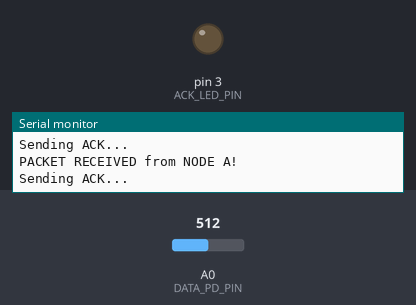
A sketch run on a simulated Arduino Uno, built with avr-gcc and run on an emulated ATmega328P. On the bench: output pins drawn as LEDs (lit = HIGH), the last lines printed to the serial monitor. Inputs (shaded band) come from the test bench; at power-on: A0 (DATA_PD_PIN) = 512.

Above: at 2.3 s.
2.4 s: A0 (DATA_PD_PIN) set to 667
At 2.99 s:
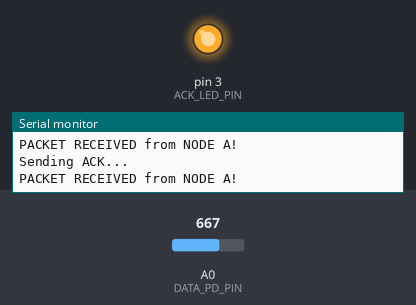
5.9 s: A0 (DATA_PD_PIN) set to 690
At 7.0 s:
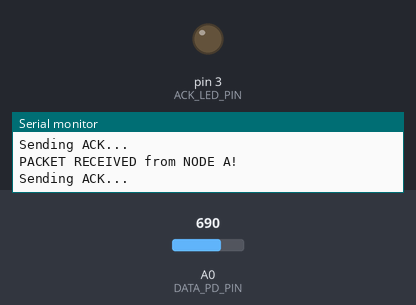
Timing chart, 0 to 8.9 s (numbered marks = the images above; inputs shaded):
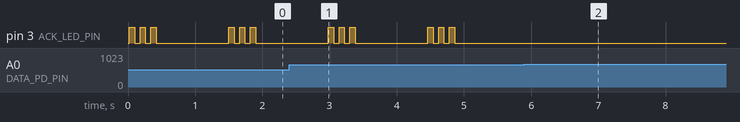

The sketch:

ook_receiver_ack.ino
```cpp
// NODE B: Receive OOK "packet" from Node A, then send ACK back via LED

const int DATA_PD_PIN     = A0;   // photodiode that sees Node A's data LED
const int DATA_THRESHOLD  = 680;  // from your measurements
const int ACK_LED_PIN     = 3;    // LED that points to Node A's ACK photodiode

void setup() {
  Serial.begin(9600);
  pinMode(ACK_LED_PIN, OUTPUT);
  digitalWrite(ACK_LED_PIN, LOW);
  Serial.println("NODE B ready (waiting for packet)...");
}

void loop() {
  int v = analogRead(DATA_PD_PIN);

  // If light from Node A's LED is detected:
  if (v < DATA_THRESHOLD) {
    Serial.println("PACKET RECEIVED from NODE A!");

    // Send ACK: 3 short flashes
    Serial.println("Sending ACK...");
    for (int i = 0; i < 3; i++) {
      digitalWrite(ACK_LED_PIN, HIGH);
      delay(80);
      digitalWrite(ACK_LED_PIN, LOW);
      delay(80);
    }

    // Small pause to avoid detecting the same packet many times
    delay(1000);
  }
}
```

Measured:
- the behaviour switches between 679 and 680 on A0 (DATA_PD_PIN) (found by bisection; images 1 and 2)
- after the input at 5.9 s, pin 3 (ACK_LED_PIN): stops changing and stays LOW
